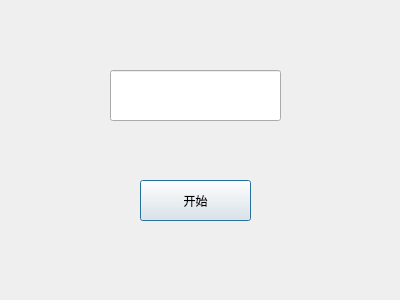
<?xml version="1.0" encoding="UTF-8"?>
<ui version="4.0">
 <class>Dialog</class>
 <widget class="QDialog" name="Dialog">
  <property name="geometry">
   <rect>
    <x>0</x>
    <y>0</y>
    <width>400</width>
    <height>300</height>
   </rect>
  </property>
  <property name="windowTitle">
   <string>Dialog</string>
  </property>
  <widget class="QPushButton" name="pushButton">
   <property name="geometry">
    <rect>
     <x>140</x>
     <y>180</y>
     <width>111</width>
     <height>41</height>
    </rect>
   </property>
   <property name="text">
    <string>开始</string>
   </property>
  </widget>
  <widget class="QLineEdit" name="ShuRuKuang">
   <property name="geometry">
    <rect>
     <x>110</x>
     <y>70</y>
     <width>171</width>
     <height>51</height>
    </rect>
   </property>
  </widget>
 </widget>
 <resources/>
 <connections/>
</ui>
